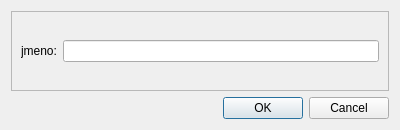
<?xml version="1.0" encoding="UTF-8"?>
<ui version="4.0">
 <class>Dialog</class>
 <widget class="QDialog" name="Dialog">
  <property name="geometry">
   <rect>
    <x>0</x>
    <y>0</y>
    <width>400</width>
    <height>130</height>
   </rect>
  </property>
  <property name="windowTitle">
   <string>Dialog</string>
  </property>
  <layout class="QVBoxLayout" name="verticalLayout_2">
   <item>
    <widget class="QFrame" name="frame">
     <property name="frameShape">
      <enum>QFrame::StyledPanel</enum>
     </property>
     <property name="frameShadow">
      <enum>QFrame::Raised</enum>
     </property>
     <layout class="QVBoxLayout" name="verticalLayout">
      <item>
       <layout class="QHBoxLayout" name="horizontalLayout">
        <item>
         <widget class="QLabel" name="label">
          <property name="text">
           <string>jmeno:</string>
          </property>
         </widget>
        </item>
        <item>
         <widget class="QLineEdit" name="lineEdit"/>
        </item>
       </layout>
      </item>
     </layout>
    </widget>
   </item>
   <item>
    <widget class="QDialogButtonBox" name="buttonBox">
     <property name="orientation">
      <enum>Qt::Horizontal</enum>
     </property>
     <property name="standardButtons">
      <set>QDialogButtonBox::Cancel|QDialogButtonBox::Ok</set>
     </property>
    </widget>
   </item>
  </layout>
 </widget>
 <resources/>
 <connections>
  <connection>
   <sender>buttonBox</sender>
   <signal>accepted()</signal>
   <receiver>Dialog</receiver>
   <slot>accept()</slot>
   <hints>
    <hint type="sourcelabel">
     <x>248</x>
     <y>254</y>
    </hint>
    <hint type="destinationlabel">
     <x>157</x>
     <y>274</y>
    </hint>
   </hints>
  </connection>
  <connection>
   <sender>buttonBox</sender>
   <signal>rejected()</signal>
   <receiver>Dialog</receiver>
   <slot>reject()</slot>
   <hints>
    <hint type="sourcelabel">
     <x>316</x>
     <y>260</y>
    </hint>
    <hint type="destinationlabel">
     <x>286</x>
     <y>274</y>
    </hint>
   </hints>
  </connection>
 </connections>
</ui>
